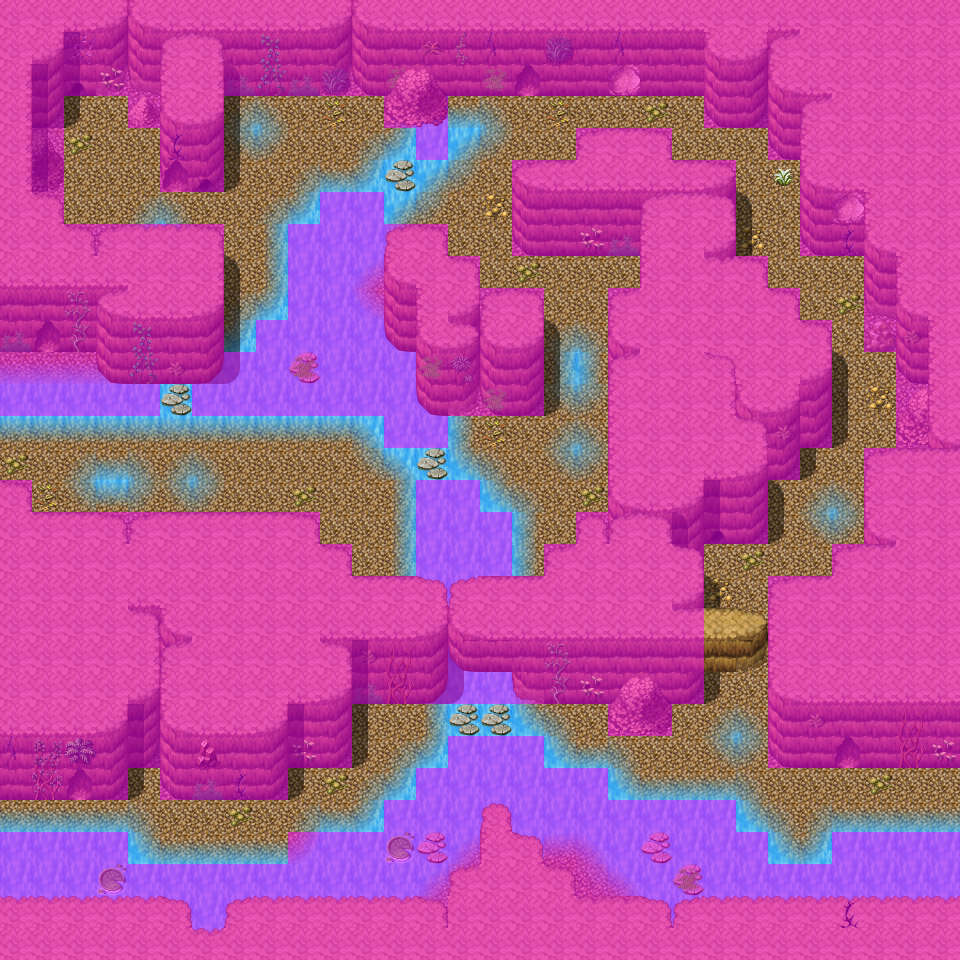

This game map was drawn from its Tiled (.tmx) file and the tilesets committed beside it. A one-line description and the trimmed map source follow:
An orthogonal 30x30 tile map with 32x32 px tiles, 4 tile layers (Ground, Objects, Above, Walkable), 17 tilesets and 15 objects (12x spawn, 3x mapchange).

<map version="1.0" orientation="orthogonal" width="30" height="30" tilewidth="32" tileheight="32">
    <tileset firstgid="1" name="map_25" tilewidth="32" tileheight="32">
        <image source="../drawable/map_25.png" width="256" height="256" />
    </tileset>
    <tileset firstgid="65" name="map_21" tilewidth="32" tileheight="32">
        <image source="../drawable/map_21.png" width="256" height="256" />
    </tileset>
    <tileset firstgid="129" name="map_0" tilewidth="32" tileheight="32">
        <image source="../drawable/map_0.png" width="256" height="256" />
    </tileset>
    <tileset firstgid="193" name="map_35" tilewidth="32" tileheight="32">
        <image source="../drawable/map_35.png" width="256" height="256" />
    </tileset>
    <tileset firstgid="257" name="map_3" tilewidth="32" tileheight="32">
        <image source="../drawable/map_3.png" width="256" height="256" />
    </tileset>
    <tileset firstgid="321" name="map_1" tilewidth="32" tileheight="32">
        <image source="../drawable/map_1.png" width="256" height="256" />
    </tileset>
    <tileset firstgid="385" name="map_5" tilewidth="32" tileheight="32">
        <image source="../drawable/map_5.png" width="256" height="256" />
    </tileset>
    <tileset firstgid="449" name="map_37" tilewidth="32" tileheight="32">
        <image source="../drawable/map_37.png" width="256" height="256" />
    </tileset>
    <tileset firstgid="513" name="map_17" tilewidth="32" tileheight="32">
        <image source="../drawable/map_17.png" width="256" height="256" />
    </tileset>
    <tileset firstgid="577" name="map_4" tilewidth="32" tileheight="32">
        <image source="../drawable/map_4.png" width="256" height="256" />
    </tileset>
    <tileset firstgid="641" name="map_6" tilewidth="32" tileheight="32">
        <image source="../drawable/map_6.png" width="256" height="256" />
    </tileset>
    <tileset firstgid="705" name="map_26" tilewidth="32" tileheight="32">
        <image source="../drawable/map_26.png" width="256" height="256" />
    </tileset>
    <tileset firstgid="769" name="map_2" tilewidth="32" tileheight="32">
        <image source="../drawable/map_2.png" width="256" height="256" />
    </tileset>
    <tileset firstgid="833" name="map_7" tilewidth="32" tileheight="32">
        <image source="../drawable/map_7.png" width="256" height="256" />
    </tileset>
    <tileset firstgid="897" name="map_9" tilewidth="32" tileheight="32">
        <image source="../drawable/map_9.png" width="256" height="256" />
    </tileset>
    <tileset firstgid="961" name="map_16" tilewidth="32" tileheight="32">
        <image source="../drawable/map_16.png" width="256" height="256" />
    </tileset>
    <tileset firstgid="1025" name="map_18" tilewidth="32" tileheight="32">
        <image source="../drawable/map_18.png" width="256" height="256" />
    </tileset>
    <layer name="Ground" width="30" height="30">
        <data>[900 cells, 900 non-empty, 14 distinct tile ids]</data>
    </layer>
    <layer name="Objects" width="30" height="30">
        <data>[900 cells, 321 non-empty, 59 distinct tile ids]</data>
    </layer>
    <layer name="Above" width="30" height="30">
        <data>[900 cells, 88 non-empty, 28 distinct tile ids]</data>
    </layer>
    <layer name="Walkable" width="30" height="30">
        <data>[900 cells, 661 non-empty, 1 distinct tile ids]</data>
    </layer>
    <objectgroup name="Mapevents" visible="0">
        <object name="east" type="mapchange" x="928" y="768" width="32" height="64">
            <properties>
                <property name="map" value="waytobrimhavencave2" />
                <property name="place" value="west" />
            </properties>
        </object>
        <object name="west" type="mapchange" x="0" y="800" width="32" height="32">
            <properties>
                <property name="map" value="waytobrimhavencave1a" />
                <property name="place" value="east" />
            </properties>
        </object>
        <object name="north" type="mapchange" x="0" y="416" width="32" height="64">
            <properties>
                <property name="map" value="waytobrimhavencave0" />
                <property name="place" value="east" />
            </properties>
        </object>
    </objectgroup>
    <objectgroup name="Spawn" visible="0">
        <object name="allaceph_1" type="spawn" x="864" y="768" width="32" height="64">
            <properties>
                <property name="quantity" value="2" />
                <property name="spawngroup" value="allaceph_1" />
            </properties>
        </object>
        <object name="allaceph_1_1" type="spawn" x="416" y="448" width="32" height="32">
            <properties>
                <property name="spawngroup" value="allaceph_1" />
            </properties>
        </object>
        <object name="allaceph_1_2" type="spawn" x="608" y="96" width="32" height="32">
            <properties>
                <property name="spawngroup" value="allaceph_1" />
            </properties>
        </object>
        <object name="erumen_3" type="spawn" x="64" y="416" width="352" height="160">
            <properties>
                <property name="quantity" value="2" />
                <property name="spawngroup" value="erumen_3" />
            </properties>
        </object>
        <object name="erumen_3_1" type="spawn" x="64" y="96" width="448" height="256">
            <properties>
                <property name="quantity" value="2" />
                <property name="spawngroup" value="erumen_3" />
            </properties>
        </object>
        <object name="skeleton3" type="spawn" x="512" y="256" width="32" height="32">
            <properties>
                <property name="spawngroup" value="skeleton3" />
            </properties>
        </object>
        <object name="skeleton3_1" type="spawn" x="704" y="128" width="32" height="32">
            <properties>
                <property name="spawngroup" value="skeleton3" />
            </properties>
        </object>
        <object name="skeleton3_2" type="spawn" x="480" y="704" width="32" height="32">
            <properties>
                <property name="spawngroup" value="skeleton3" />
            </properties>
        </object>
        <object name="undeadrat1" type="spawn" x="576" y="704" width="256" height="160">
            <properties>
                <property name="quantity" value="2" />
                <property name="spawngroup" value="undeadrat1" />
            </properties>
        </object>
        <object name="allaceph_1_3" type="spawn" x="704" y="224" width="192" height="384">
            <properties>
                <property name="quantity" value="2" />
                <property name="spawngroup" value="allaceph_1" />
            </properties>
        </object>
        <object name="allaceph_1_4" type="spawn" x="64" y="800" width="32" height="32">
            <properties>
                <property name="spawngroup" value="allaceph_1" />
            </properties>
        </object>
        <object name="allaceph_1_5" type="spawn" x="288" y="768" width="32" height="64">
            <properties>
                <property name="quantity" value="2" />
                <property name="spawngroup" value="allaceph_1" />
            </properties>
        </object>
    </objectgroup>
    <objectgroup name="Keys" />
</map>